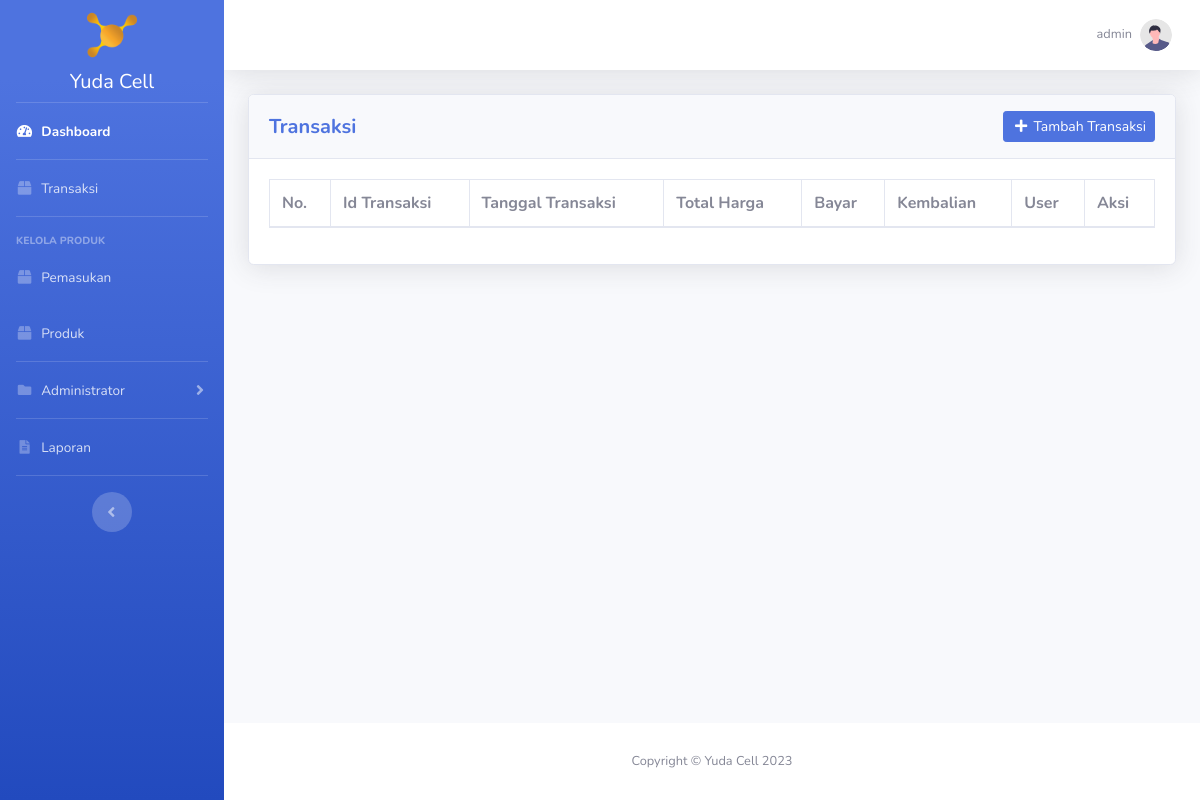
Page /transaksi/index.php (signed in) on the earlier database version.
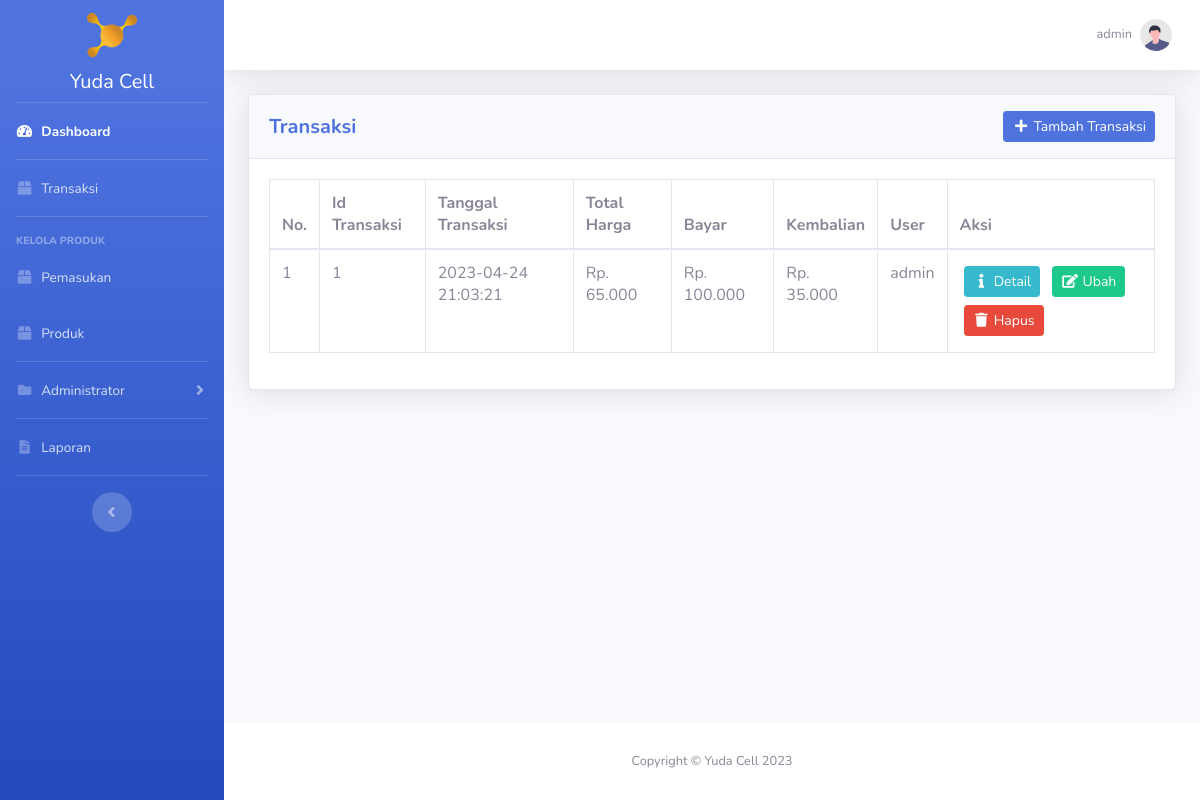
Same page on the later database version.
### tables this page shows
CREATE TABLE `transaksi` (
  `id_transaksi` int(11) NOT NULL,
  `tanggal_transaksi` datetime NOT NULL,
  `total_harga` int(11) DEFAULT NULL,
  `bayar` int(11) DEFAULT NULL,
  `kembalian` int(11) DEFAULT NULL,
  `id_user` int(11) NOT NULL
);

CREATE TABLE `user` (
  `id_user` int(11) NOT NULL,
  `username` varchar(20) NOT NULL,
  `password` varchar(300) NOT NULL,
  `hak_akses` enum('administrator','operator') NOT NULL,
  `nama_lengkap` varchar(50) NOT NULL,
  `no_telp_user` varchar(20) NOT NULL
);

### transaksi/index.php (the view, shortened to what this page needs)
<?php
require_once '../koneksi.php';
$transaksi = mysqli_query($koneksi, "SELECT * FROM transaksi INNER JOIN user ON transaksi.id_user = user.id_user ORDER BY tanggal_transaksi DESC");
?>
<!DOCTYPE html>
<html lang="en">
<head>
    <?php include_once '../include/head.php'; ?>
</head>
<body id="page-top">
    <div id="wrapper">
        <?php include_once '../include/sidebar.php'; ?>
        <div id="content-wrapper" class="d-flex flex-column">
            <div id="content">
                <?php include_once '../include/topbar.php'; ?>
                <div class="container-fluid">
                    <div class="card shadow mb-4">
                        <div class="card-header py-3">
                            <div class="row">
                                <div class="col head-left">
                                    <h5 class="my-auto font-weight-bold text-primary">Transaksi</h5>
                                </div>
                                <div class="col head-right">
                                    <a href="<?= BASE_URL; ?>transaksi/tambah_transaksi.php" class="btn btn-sm btn-primary"><i class="fas fa-fw fa-plus"></i> Tambah Transaksi</a>
                                </div>
                            </div>
                        </div>
                        <div class="card-body">
                            <div class="table-responsive">
                                <table class="table table-bordered" id="dataTable" width="100%" cellspacing="0">
									<thead>
										<tr>
											<th>No.</th>
											<th>Id Transaksi</th>
											<th>Tanggal Transaksi</th>
											<th>Total Harga</th>
											<th>Bayar</th>
											<th>Kembalian</th>
											<th>User</th>
											<th>Aksi</th>
										</tr>
									</thead>
									<tbody>
										<?php $i = 1; ?>
										<?php foreach ($transaksi as $dt): ?>
											<tr>
												<td><?= $i++; ?></td>
												<td><?= $dt['id_transaksi']; ?></td>
												<td><?= $dt['tanggal_transaksi']; ?></td>
												<td>Rp. <?= str_replace(",", ".", number_format($dt['total_harga'])); ?></td>
												<td>Rp. <?= str_replace(",", ".", number_format($dt['bayar'])); ?></td>
												<td>Rp. <?= str_replace(",", ".", number_format($dt['kembalian'])); ?></td>
												<td><?= $dt['username']; ?></td>
												<td>
                                                    <?php if ($dt['bayar'] == 0): ?>
                                                        <a class="btn btn-sm btn-info m-1" href="<?= BASE_URL; ?>transaksi/detail_transaksi.php?id_transaksi=<?= $dt['id_transaksi']; ?>"><i class="fas fa-fw fa-exclamation"></i> Bayar</a>
                                                    <?php else: ?>
                                                        <a class="btn btn-sm btn-info m-1" href="<?= BASE_URL; ?>transaksi/detail_transaksi.php?id_transaksi=<?= $dt['id_transaksi']; ?>"><i class="fas fa-fw fa-info"></i> Detail</a>
                                                    <?php endif ?>
													<a class="btn btn-sm btn-success m-1" href="<?= BASE_URL; ?>transaksi/ubah_transaksi.php?id_transaksi=<?= $dt['id_transaksi']; ?>"><i class="fas fa-fw fa-edit"></i> Ubah</a>
													<a class="btn btn-sm btn-danger m-1 btn-delete" data-nama="Transaksi dengan ID Transaksi <?= $dt['id_transaksi']; ?> akan terhapus!" href="hapus_transaksi.php?id_transaksi=<?= $dt['id_transaksi']; ?>"><i class="fas fa-fw fa-trash"></i> Hapus</a>
												</td>
											</tr>
										<?php endforeach ?>
									</tbody>
								</table>
							</div>
                        </div>
                    </div>
				</div>
            </div>
            <?php include_once '../include/footer.php'; ?>
        </div>
    </div>
</body>
</html>

Differences in the rows shown:
added transaksi: id_transaksi "1", tanggal_transaksi "2023-04-24 21:03:21", total_harga "65.000", bayar "100.000", kembalian "35.000", id_user.username "admin"
